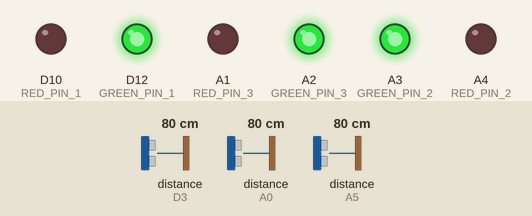
Recording of a sketch running on a simulated Arduino MKR. Shown: output pins drawn as LEDs (lit = HIGH). Wiring (inferred from the names in the program): 3 × ultrasonic range finder: trigger D2, echo D3 / trigger D14, echo A0 / trigger A6, echo A5. The test bench sets the inputs (shaded band); at power-on: distance to the obstacle (sensors on D3, A0, A5) 80 cm. The echo pulse lasts 58.3 µs per cm; WiFi joins after 1.5 s; servers stay silent unless stated; pins used as bus, display or sensor lines are not drawn; what the sketch prints to the serial monitor is not drawn.

Above: at 12.7 s.
12.8 s: distance to the obstacle (sensor on D3) set to 53 cm
14.7 s: distance to the obstacle (sensor on D3) set to 46 cm
At 16.1 s:
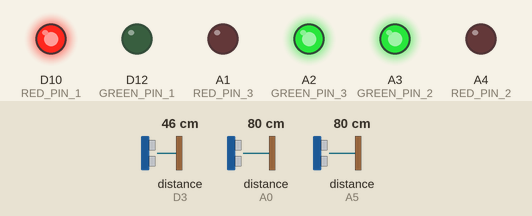
17.0 s: distance to the obstacle (sensor on A0) set to 53 cm
18.7 s: distance to the obstacle (sensor on A0) set to 45 cm
At 20.8 s:
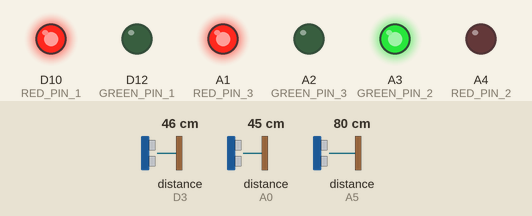
21.1 s: distance to the obstacle (sensor on A5) set to 54 cm
22.8 s: distance to the obstacle (sensor on A5) set to 47 cm
At 24.3 s:
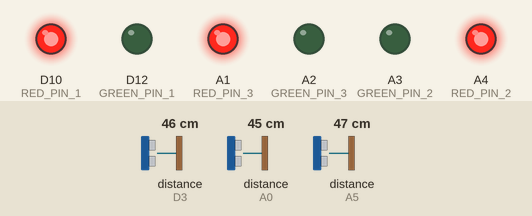
Timing chart, 0 to 25.8 s (numbered marks = the images above; inputs shaded):
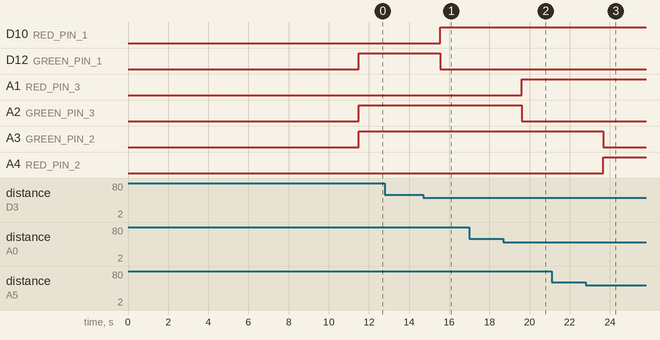

Measured:
- the behaviour switches between 51 and 50 cm on distance to the obstacle (sensor on D3) (found by bisection; images 0 and 1)
- the behaviour switches between 51 and 50 cm on distance to the obstacle (sensor on A0) (found by bisection; images 1 and 2)
- the behaviour switches between 51 and 50 cm on distance to the obstacle (sensor on A5) (found by bisection; images 2 and 3)
- after the input at 12.8 s, every drawn part: stays the same
- after the input at 14.7 s, D10 (RED_PIN_1): LOW → HIGH after 0.86 s; D12 (GREEN_PIN_1): HIGH → LOW after 0.86 s
- after the input at 17.0 s, every drawn part: stays the same
- after the input at 18.7 s, A1 (RED_PIN_3): LOW → HIGH after 0.92 s; A2 (GREEN_PIN_3): HIGH → LOW after 0.92 s
- after the input at 21.1 s, every drawn part: stays the same
- after the input at 22.8 s, A3 (GREEN_PIN_2): HIGH → LOW after 0.86 s; A4 (RED_PIN_2): LOW → HIGH after 0.86 s

The sketch:

Car_Spot_Arduino.ino
```cpp
#include <WiFiNINA.h>
#include <ArduinoHttpClient.h>
#include <ArduinoJson.h>

// WiFi and server credentials
const char* ssid = "MOSTAFA"; // WiFi SSID
const char* password = "0987654321"; // WiFi password
const char* serverAddress = "192.168.137.106"; // Server IP address
int port = 5000; // Server port

// Pin definitions for spot 1
#define TRIGGER_PIN_1 2
#define ECHO_PIN_1 3
#define RED_PIN_1 10
#define GREEN_PIN_1 12

// Pin definitions for spot 2
#define TRIGGER_PIN_2 21
#define ECHO_PIN_2 20
#define RED_PIN_2 19
#define GREEN_PIN_2 18

// Pin definitions for spot 3
#define TRIGGER_PIN_3 14
#define ECHO_PIN_3 15
#define RED_PIN_3 16
#define GREEN_PIN_3 17

#define THRESHOLD 50 // Distance threshold for detecting an object in centimeters

WiFiClient wifi; // WiFi client
HttpClient client = HttpClient(wifi, serverAddress, port); // HTTP client
int status = WL_IDLE_STATUS; // WiFi connection status

// Previous status of spots to detect changes
bool prevStatusSpot1 = false;
bool prevStatusSpot2 = false;
bool prevStatusSpot3 = false;

#define MAX_ATTEMPTS 5 // Maximum attempts to read from the sensor
float lastValidReading1 = -1; // Last valid reading for spot 1
float lastValidReading2 = -1; // Last valid reading for spot 2
float lastValidReading3 = -1; // Last valid reading for spot 3

// Historical data for sensor readings
int historicalData1[3] = {0, 0, 0};
int historicalData2[3] = {0, 0, 0};
int historicalData3[3] = {0, 0, 0};

int currentIndex1 = 0;
int currentIndex2 = 0;
int currentIndex3 = 0;

void setup() {
  Serial.begin(9600); // Initialize serial communication

  // Initialize WiFi connection
  while (status != WL_CONNECTED) {
    Serial.print("Attempting to connect to Network named: ");
    Serial.println(ssid);

    // Connect to WPA/WPA2 network
    status = WiFi.begin(ssid, password);
    delay(10000); // Add delay to prevent rapid retries
  }

  // Print the SSID of the network
  Serial.print("SSID: ");
  Serial.println(WiFi.SSID());

  // Print the WiFi shield's IP address
  IPAddress ip = WiFi.localIP();
  Serial.print("IP Address: ");
  Serial.println(ip);

  // Initialize pins for spot 1
  pinMode(TRIGGER_PIN_1, OUTPUT);
  pinMode(ECHO_PIN_1, INPUT);
  pinMode(RED_PIN_1, OUTPUT);
  pinMode(GREEN_PIN_1, OUTPUT);
  digitalWrite(GREEN_PIN_1, HIGH); // Default to green (spot is free)
  digitalWrite(RED_PIN_1, LOW);

  // Initialize pins for spot 2
  pinMode(TRIGGER_PIN_2, OUTPUT);
  pinMode(ECHO_PIN_2, INPUT);
  pinMode(RED_PIN_2, OUTPUT);
  pinMode(GREEN_PIN_2, OUTPUT);
  digitalWrite(GREEN_PIN_2, HIGH); // Default to green (spot is free)
  digitalWrite(RED_PIN_2, LOW);

  // Initialize pins for spot 3
  pinMode(TRIGGER_PIN_3, OUTPUT);
  pinMode(ECHO_PIN_3, INPUT);
  pinMode(RED_PIN_3, OUTPUT);
  pinMode(GREEN_PIN_3, OUTPUT);
  digitalWrite(GREEN_PIN_3, HIGH); // Default to green (spot is free)
  digitalWrite(RED_PIN_3, LOW);
}

void loop() {
  Spot1(); // Check status of spot 1
  Spot2(); // Check status of spot 2
  Spot3(); // Check status of spot 3

  delay(1000); // Delay between checks
}

void Spot1() {
  float distance = readSensor(TRIGGER_PIN_1, ECHO_PIN_1, lastValidReading1, historicalData1, currentIndex1); // Read distance from sensor

  bool currentStatus = (distance > 0 && distance < THRESHOLD); // Determine if spot is occupied
  if (currentStatus != prevStatusSpot1) { // Check if status has changed
    controlLED(RED_PIN_1, GREEN_PIN_1, currentStatus, 1); // Update LEDs and server status
    prevStatusSpot1 = currentStatus; // Update previous status
  }
}

void Spot2() {
  float distance = readSensor(TRIGGER_PIN_2, ECHO_PIN_2, lastValidReading2, historicalData2, currentIndex2); // Read distance from sensor

  bool currentStatus = (distance > 0 && distance < THRESHOLD); // Determine if spot is occupied
  if (currentStatus != prevStatusSpot2) { // Check if status has changed
    controlLED(RED_PIN_2, GREEN_PIN_2, currentStatus, 2); // Update LEDs and server status
    prevStatusSpot2 = currentStatus; // Update previous status
  }
}

void Spot3() {
  float distance = readSensor(TRIGGER_PIN_3, ECHO_PIN_3, lastValidReading3, historicalData3, currentIndex3); // Read distance from sensor

  bool currentStatus = (distance > 0 && distance < THRESHOLD); // Determine if spot is occupied
  if (currentStatus != prevStatusSpot3) { // Check if status has changed
    controlLED(RED_PIN_3, GREEN_PIN_3, currentStatus, 3); // Update LEDs and server status
    prevStatusSpot3 = currentStatus; // Update previous status
  }
}

// Read sensor data with error handling
float readSensor(int triggerPin, int echoPin, float &lastValidReading, int historicalData[], int &currentIndex) {
  long duration;
  float distance;

  for (int attempts = 0; attempts < MAX_ATTEMPTS; attempts++) {
    digitalWrite(triggerPin, LOW);
    delayMicroseconds(2);
    digitalWrite(triggerPin, HIGH);
    delayMicroseconds(10);
    digitalWrite(triggerPin, LOW);

    duration = pulseIn(echoPin, HIGH);
    distance = (duration * 0.034) / 2;

    if (distance > 0 && distance < 400) { // Valid range for ultrasonic sensor
      lastValidReading = distance; // Update last valid reading
      historicalData[currentIndex] = distance;
      currentIndex = (currentIndex + 1) % 3;
      return distance;
    }
    delay(100); // Short delay before retrying
  }

  // If sensor fails, use the estimated distance from historical data
  int estimatedDistance = (historicalData[0] + historicalData[1] + historicalData[2]) / 3;
  return estimatedDistance;
}

// Control LEDs based on spot status and update server
void controlLED(int redPin, int greenPin, bool status, int spotNumber) {
  if (status) {
    digitalWrite(redPin, HIGH);   // Spot is occupied, turn red LED on
    digitalWrite(greenPin, LOW);  // Turn green LED off
  } else {
    digitalWrite(greenPin, HIGH); // Spot is free, turn green LED on
    digitalWrite(redPin, LOW);    // Turn red LED off
    updateSpotStatus(spotNumber, false); // Notify server spot is free
  }
}

// Update server with spot status and add checksum for data integrity
void updateSpotStatus(int spotNumber, bool occupied) {
  DynamicJsonDocument jsonDoc(2048); // Create a JSON document
  jsonDoc["spotNumber"] = String(spotNumber); // Add spot number
  jsonDoc["occupied"] = occupied; // Add occupied status

  String data;
  serializeJson(jsonDoc, data); // Convert JSON document to a string

  String checksum = calculateChecksum(data); // Calculate checksum
  jsonDoc["checksum"] = checksum; // Add checksum to the JSON document
  serializeJson(jsonDoc, data); // Convert the updated JSON document to a string

  Serial.println("Data sent:");
  Serial.println(data); // Print the data sent

  // Send data to server with retry mechanism
  if (!postWithRetry("/spot-free", "application/json", data)) {
    Serial.println("Failed to send data after multiple attempts.");
  }
}

// Post data to server with retry mechanism
bool postWithRetry(const char* path, const char* contentType, const String& data) {
  const int MAX_RETRIES = 5;
  const int RETRY_DELAY = 1000; // 1 second delay between retries

  for (int attempt = 1; attempt <= MAX_RETRIES; attempt++) {
    client.post(path, contentType, data); // Send POST request

    int statusCode = client.responseStatusCode(); // Get response status code
    String response = client.responseBody(); // Get response body

    Serial.print("Status code: ");
    Serial.println(statusCode);
    Serial.print("Response: ");
    Serial.println(response);

    if (statusCode == 200) { // Assuming 200 is the success status code
      return true; // Successful request
    } else {
      Serial.print("Attempt ");
      Serial.print(attempt);
      Serial.println(" failed. Retrying...");
      delay(RETRY_DELAY); // Delay before retrying
    }
  }
  return false; // All attempts failed
}

// Calculate checksum for data integrity
String calculateChecksum(String data) {
  uint8_t checksum = 0;
  for (int i = 0; i < data.length(); i++) {
    checksum ^= data[i]; // XOR each byte to calculate checksum
  }
  return String(checksum, HEX); // Return checksum as a hex string
}
```
